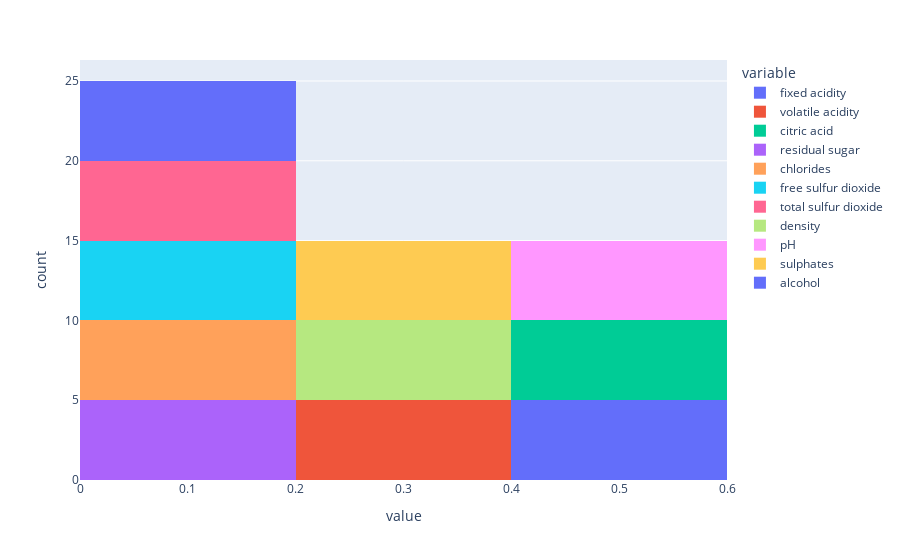

Source (notebook cell):
### Code cell
import numpy as np
import plotly.express as px
import matplotlib.pyplot as plt
from sklearn import datasets
from sklearn.decomposition import PCA
import pandas as pd
from sklearn.preprocessing import StandardScaler
plt.style.use('ggplot')

# Load the data
df= pd.read_csv("data\preprocessed_ro_n_red.csv")
# Select everything except quality
#X = df.iloc[:,0:-1]
X= df.iloc[:,0:-1]
Y = df.iloc[:,-1]
columns_names= X.columns.to_numpy()

#Apply PCA (Principal Component Analysis)
pca = PCA(n_components=1)
fit = pca.fit(X)
print("Explained Variance:",fit.explained_variance_ratio_) 
componentsList=fit.components_
columns_names
type(columns_names)
# Separating out the features
df_feature_weights= pd.DataFrame(data=componentsList,columns=columns_names)
# sort by columns from max to min
df_feature_weights=df_feature_weights.sort_values(by=0,axis=1,ascending=False)
df_feature_weights=df_feature_weights.abs()
print(df_feature_weights.sort_values(by=0,axis=1,ascending=False))
# plot the features
fig = px.histogram(df_feature_weights,x=columns_names,histnorm='probability density')
fig.show()

### Figure 1 — Plotly figure (JSON) as saved in the notebook; plotly's stock layout.template omitted (floating-point values rounded to 4 significant figures)
{"data": [{"alignmentgroup": "True", "bingroup": "x", "histnorm": "probability density", "hovertemplate": "variable=fixed acidity<br>value=%{x}<br>count=%{y}<extra></extra>", "legendgroup": "fixed acidity", "marker": {"color": "#636efa"}, "name": "fixed acidity", "offsetgroup": "fixed acidity", "orientation": "v", "showlegend": true, "type": "histogram", "x": [0.5211], "xaxis": "x", "yaxis": "y"}, {"alignmentgroup": "True", "bingroup": "x", "histnorm": "probability density", "hovertemplate": "variable=volatile acidity<br>value=%{x}<br>count=%{y}<extra></extra>", "legendgroup": "volatile acidity", "marker": {"color": "#EF553B"}, "name": "volatile acidity", "offsetgroup": "volatile acidity", "orientation": "v", "showlegend": true, "type": "histogram", "x": [0.3148], "xaxis": "x", "yaxis": "y"}, {"alignmentgroup": "True", "bingroup": "x", "histnorm": "probability density", "hovertemplate": "variable=citric acid<br>value=%{x}<br>count=%{y}<extra></extra>", "legendgroup": "citric acid", "marker": {"color": "#00cc96"}, "name": "citric acid", "offsetgroup": "citric acid", "orientation": "v", "showlegend": true, "type": "histogram", "x": [0.4966], "xaxis": "x", "yaxis": "y"}, {"alignmentgroup": "True", "bingroup": "x", "histnorm": "probability density", "hovertemplate": "variable=residual sugar<br>value=%{x}<br>count=%{y}<extra></extra>", "legendgroup": "residual sugar", "marker": {"color": "#ab63fa"}, "name": "residual sugar", "offsetgroup": "residual sugar", "orientation": "v", "showlegend": true, "type": "histogram", "x": [0.08163], "xaxis": "x", "yaxis": "y"}, {"alignmentgroup": "True", "bingroup": "x", "histnorm": "probability density", "hovertemplate": "variable=chlorides<br>value=%{x}<br>count=%{y}<extra></extra>", "legendgroup": "chlorides", "marker": {"color": "#FFA15A"}, "name": "chlorides", "offsetgroup": "chlorides", "orientation": "v", "showlegend": true, "type": "histogram", "x": [0.1276], "xaxis": "x", "yaxis": "y"}, {"alignmentgroup": "True", "bingroup": "x", "histnorm": "probability density", "hovertemplate": "variable=free sulfur dioxide<br>value=%{x}<br>count=%{y}<extra></extra>", "legendgroup": "free sulfur dioxide", "marker": {"color": "#19d3f3"}, "name": "free sulfur dioxide", "offsetgroup": "free sulfur dioxide", "orientation": "v", "showlegend": true, "type": "histogram", "x": [0.1098], "xaxis": "x", "yaxis": "y"}, {"alignmentgroup": "True", "bingroup": "x", "histnorm": "probability density", "hovertemplate": "variable=total sulfur dioxide<br>value=%{x}<br>count=%{y}<extra></extra>", "legendgroup": "total sulfur dioxide", "marker": {"color": "#FF6692"}, "name": "total sulfur dioxide", "offsetgroup": "total sulfur dioxide", "orientation": "v", "showlegend": true, "type": "histogram", "x": [0.04685], "xaxis": "x", "yaxis": "y"}, {"alignmentgroup": "True", "bingroup": "x", "histnorm": "probability density", "hovertemplate": "variable=density<br>value=%{x}<br>count=%{y}<extra></extra>", "legendgroup": "density", "marker": {"color": "#B6E880"}, "name": "density", "offsetgroup": "density", "orientation": "v", "showlegend": true, "type": "histogram", "x": [0.3424], "xaxis": "x", "yaxis": "y"}, {"alignmentgroup": "True", "bingroup": "x", "histnorm": "probability density", "hovertemplate": "variable=pH<br>value=%{x}<br>count=%{y}<extra></extra>", "legendgroup": "pH", "marker": {"color": "#FF97FF"}, "name": "pH", "offsetgroup": "pH", "orientation": "v", "showlegend": true, "type": "histogram", "x": [0.4251], "xaxis": "x", "yaxis": "y"}, {"alignmentgroup": "True", "bingroup": "x", "histnorm": "probability density", "hovertemplate": "variable=sulphates<br>value=%{x}<br>count=%{y}<extra></extra>", "legendgroup": "sulphates", "marker": {"color": "#FECB52"}, "name": "sulphates", "offsetgroup": "sulphates", "orientation": "v", "showlegend": true, "type": "histogram", "x": [0.2178], "xaxis": "x", "yaxis": "y"}, {"alignmentgroup": "True", "bingroup": "x", "histnorm": "probability density", "hovertemplate": "variable=alcohol<br>value=%{x}<br>count=%{y}<extra></extra>", "legendgroup": "alcohol", "marker": {"color": "#636efa"}, "name": "alcohol", "offsetgroup": "alcohol", "orientation": "v", "showlegend": true, "type": "histogram", "x": [0.01235], "xaxis": "x", "yaxis": "y"}], "layout": {"barmode": "relative", "legend": {"title": {"text": "variable"}, "tracegroupgap": 0}, "margin": {"t": 60}, "xaxis": {"anchor": "y", "domain": [0, 1], "title": {"text": "value"}}, "yaxis": {"anchor": "x", "domain": [0, 1], "title": {"text": "count"}}}}
